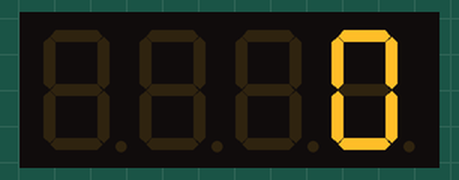
Simulated run of this sketch. Board: Arduino Uno, built with avr-gcc and run on an emulated ATmega328P. Parts: 4-digit seven-segment display.

Above: at 0.1 s.
At 1.1 s:
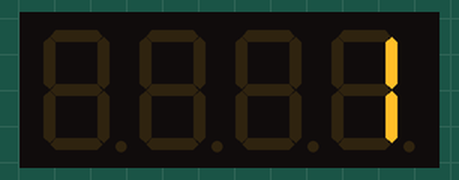
At 2.1 s:
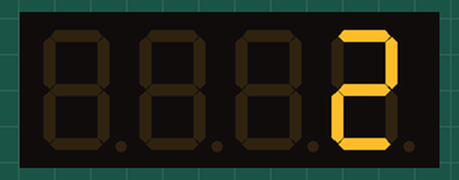
At 4.1 s:
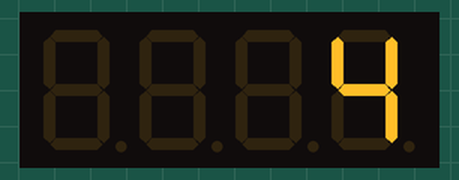
At 6.1 s:
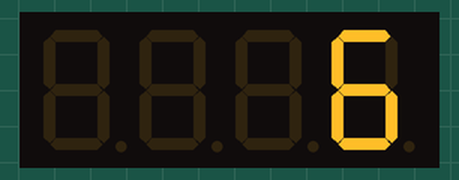
At 9.1 s:
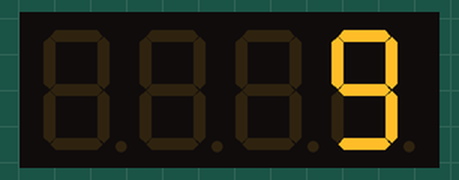

Measured:
- by itself, everything shown: repeats every 10.0 s, in 10 steps
- what the display in image 1 shows lasts 1.0 s, from 1.0 s to 2.0 s

The sketch:

buzzer_sensor.ino
```cpp
#include <Wire.h>
#include <Adafruit_GFX.h>
#include <Adafruit_LEDBackpack.h>

Adafruit_7segment matrix = Adafruit_7segment();

void setup() {
  matrix.begin(0x70);  // Initialize the LED backpack with the I2C address 0x70
}

void loop() {
  // Display numbers from 0 to 9 on the LED display
  for (int i = 0; i < 10; i++) {
    matrix.print(i);  // Print the number on the display
    matrix.writeDisplay();  // Update the LED display
    delay(1000);  // Delay for 1 second before displaying the next number
  }
}
```
